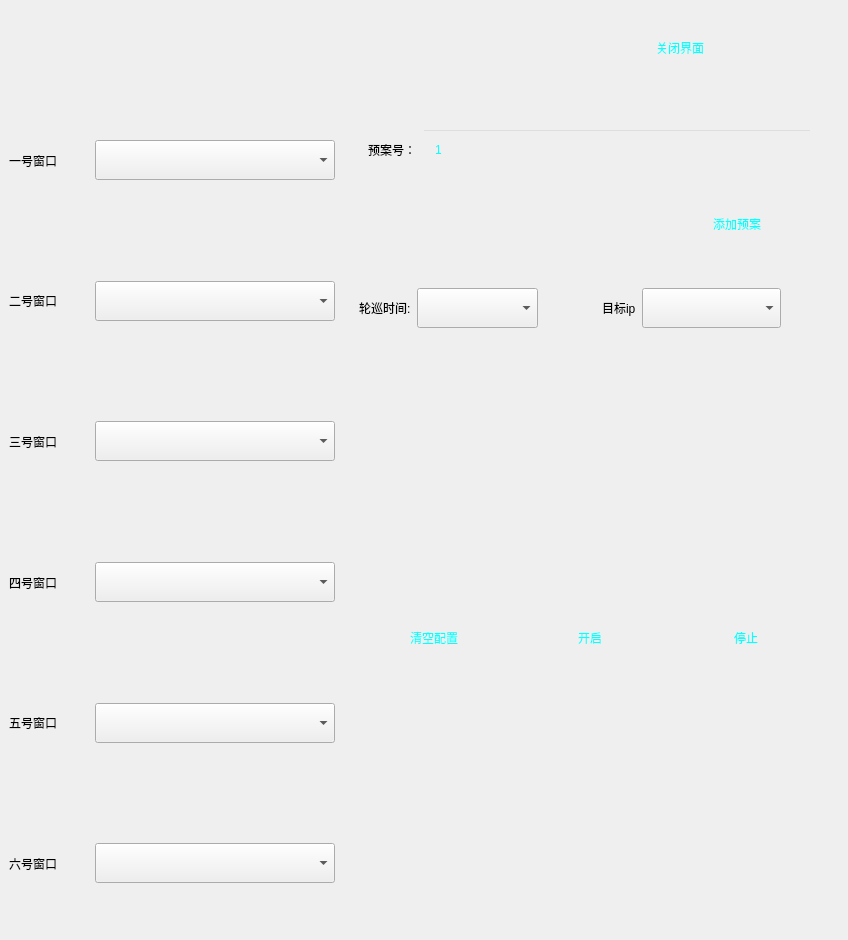
<?xml version="1.0" encoding="UTF-8"?>
<ui version="4.0">
 <class>Cyclic</class>
 <widget class="QWidget" name="Cyclic">
  <property name="geometry">
   <rect>
    <x>0</x>
    <y>0</y>
    <width>848</width>
    <height>940</height>
   </rect>
  </property>
  <property name="windowTitle">
   <string>Cyclic</string>
  </property>
  <property name="styleSheet">
   <string notr="true"/>
  </property>
  <layout class="QVBoxLayout" name="verticalLayout_5">
   <property name="leftMargin">
    <number>0</number>
   </property>
   <property name="topMargin">
    <number>0</number>
   </property>
   <property name="rightMargin">
    <number>0</number>
   </property>
   <property name="bottomMargin">
    <number>0</number>
   </property>
   <item>
    <widget class="QWidget" name="widget_main" native="true">
     <property name="styleSheet">
      <string notr="true">QWidget#widget_main{ border-image: url(:/new/prefix1/other/image/ScienceImage/Home_border.png);}</string>
     </property>
     <layout class="QVBoxLayout" name="verticalLayout_4">
      <item>
       <widget class="QWidget" name="widget_2" native="true">
        <layout class="QHBoxLayout" name="horizontalLayout">
         <property name="leftMargin">
          <number>0</number>
         </property>
         <item>
          <spacer name="horizontalSpacer">
           <property name="orientation">
            <enum>Qt::Horizontal</enum>
           </property>
           <property name="sizeHint" stdset="0">
            <size>
             <width>761</width>
             <height>20</height>
            </size>
           </property>
          </spacer>
         </item>
         <item>
          <widget class="QPushButton" name="pushButton_5">
           <property name="minimumSize">
            <size>
             <width>300</width>
             <height>60</height>
            </size>
           </property>
           <property name="styleSheet">
            <string notr="true"> QPushButton{
	background:transparent;
	font-family:&quot;Microsoft YaHei&quot;;
	font-size:12px;
	color:#06FFFF;
	border:0 px;
	min-height:60px;
	min-width:300px;
	border-image:url(:/new/prefix1/other/image/ScienceImage/_YingGuang.png);
}
 QPushButton:pressed{
	background:transparent;
	border-image:url(:/new/prefix1/other/image/ScienceImage/_YingGuang_Pressed.png);
}
</string>
           </property>
           <property name="text">
            <string>关闭界面</string>
           </property>
          </widget>
         </item>
        </layout>
       </widget>
      </item>
      <item>
       <widget class="QWidget" name="widget_8" native="true">
        <property name="styleSheet">
         <string notr="true"> QPushButton{
	background:transparent;
	font-family:&quot;Microsoft YaHei&quot;;
	font-size:12px;
	color:#06FFFF;
	border:0 px;
	min-height:40px;
	min-width:150px;
	border-image:url(:/new/prefix1/other/image/ScienceImage/_YingGuang.png);
}
 QPushButton:pressed{
	background:transparent;
	border-image:url(:/new/prefix1/other/image/ScienceImage/_YingGuang_Pressed.png);
}
</string>
        </property>
        <layout class="QHBoxLayout" name="horizontalLayout_5" stretch="1,1">
         <property name="leftMargin">
          <number>0</number>
         </property>
         <property name="topMargin">
          <number>0</number>
         </property>
         <property name="rightMargin">
          <number>0</number>
         </property>
         <property name="bottomMargin">
          <number>0</number>
         </property>
         <item>
          <widget class="QWidget" name="widget" native="true">
           <layout class="QVBoxLayout" name="verticalLayout">
            <property name="leftMargin">
             <number>0</number>
            </property>
            <property name="topMargin">
             <number>0</number>
            </property>
            <property name="rightMargin">
             <number>0</number>
            </property>
            <property name="bottomMargin">
             <number>0</number>
            </property>
            <item>
             <widget class="QWidget" name="widget_9" native="true">
              <layout class="QHBoxLayout" name="horizontalLayout_6" stretch="1,3">
               <property name="leftMargin">
                <number>0</number>
               </property>
               <property name="topMargin">
                <number>0</number>
               </property>
               <property name="rightMargin">
                <number>0</number>
               </property>
               <property name="bottomMargin">
                <number>0</number>
               </property>
               <item>
                <widget class="QLabel" name="label_2">
                 <property name="minimumSize">
                  <size>
                   <width>0</width>
                   <height>40</height>
                  </size>
                 </property>
                 <property name="text">
                  <string>一号窗口</string>
                 </property>
                </widget>
               </item>
               <item>
                <widget class="QComboBox" name="comboBox">
                 <property name="minimumSize">
                  <size>
                   <width>50</width>
                   <height>40</height>
                  </size>
                 </property>
                </widget>
               </item>
              </layout>
             </widget>
            </item>
            <item>
             <widget class="QWidget" name="widget_10" native="true">
              <layout class="QHBoxLayout" name="horizontalLayout_7" stretch="1,3">
               <property name="leftMargin">
                <number>0</number>
               </property>
               <property name="topMargin">
                <number>0</number>
               </property>
               <property name="rightMargin">
                <number>0</number>
               </property>
               <property name="bottomMargin">
                <number>0</number>
               </property>
               <item>
                <widget class="QLabel" name="label_3">
                 <property name="minimumSize">
                  <size>
                   <width>0</width>
                   <height>40</height>
                  </size>
                 </property>
                 <property name="text">
                  <string>二号窗口</string>
                 </property>
                </widget>
               </item>
               <item>
                <widget class="QComboBox" name="comboBox_2">
                 <property name="minimumSize">
                  <size>
                   <width>50</width>
                   <height>40</height>
                  </size>
                 </property>
                </widget>
               </item>
              </layout>
             </widget>
            </item>
            <item>
             <widget class="QWidget" name="widget_11" native="true">
              <layout class="QHBoxLayout" name="horizontalLayout_8" stretch="1,3">
               <property name="leftMargin">
                <number>0</number>
               </property>
               <property name="topMargin">
                <number>0</number>
               </property>
               <property name="rightMargin">
                <number>0</number>
               </property>
               <property name="bottomMargin">
                <number>0</number>
               </property>
               <item>
                <widget class="QLabel" name="label_4">
                 <property name="minimumSize">
                  <size>
                   <width>0</width>
                   <height>40</height>
                  </size>
                 </property>
                 <property name="text">
                  <string>三号窗口</string>
                 </property>
                </widget>
               </item>
               <item>
                <widget class="QComboBox" name="comboBox_3">
                 <property name="minimumSize">
                  <size>
                   <width>50</width>
                   <height>40</height>
                  </size>
                 </property>
                </widget>
               </item>
              </layout>
             </widget>
            </item>
            <item>
             <widget class="QWidget" name="widget_12" native="true">
              <layout class="QHBoxLayout" name="horizontalLayout_9" stretch="1,3">
               <property name="leftMargin">
                <number>0</number>
               </property>
               <property name="topMargin">
                <number>0</number>
               </property>
               <property name="rightMargin">
                <number>0</number>
               </property>
               <property name="bottomMargin">
                <number>0</number>
               </property>
               <item>
                <widget class="QLabel" name="label_5">
                 <property name="text">
                  <string>四号窗口</string>
                 </property>
                </widget>
               </item>
               <item>
                <widget class="QComboBox" name="comboBox_4">
                 <property name="minimumSize">
                  <size>
                   <width>50</width>
                   <height>40</height>
                  </size>
                 </property>
                </widget>
               </item>
              </layout>
             </widget>
            </item>
            <item>
             <widget class="QWidget" name="widget_13" native="true">
              <layout class="QHBoxLayout" name="horizontalLayout_10" stretch="1,3">
               <property name="leftMargin">
                <number>0</number>
               </property>
               <property name="topMargin">
                <number>0</number>
               </property>
               <property name="rightMargin">
                <number>0</number>
               </property>
               <property name="bottomMargin">
                <number>0</number>
               </property>
               <item>
                <widget class="QLabel" name="label_6">
                 <property name="minimumSize">
                  <size>
                   <width>0</width>
                   <height>40</height>
                  </size>
                 </property>
                 <property name="text">
                  <string>五号窗口</string>
                 </property>
                </widget>
               </item>
               <item>
                <widget class="QComboBox" name="comboBox_5">
                 <property name="minimumSize">
                  <size>
                   <width>50</width>
                   <height>40</height>
                  </size>
                 </property>
                </widget>
               </item>
              </layout>
             </widget>
            </item>
            <item>
             <widget class="QWidget" name="widget_14" native="true">
              <layout class="QHBoxLayout" name="horizontalLayout_11" stretch="1,3">
               <property name="leftMargin">
                <number>0</number>
               </property>
               <property name="topMargin">
                <number>0</number>
               </property>
               <property name="rightMargin">
                <number>0</number>
               </property>
               <property name="bottomMargin">
                <number>0</number>
               </property>
               <item>
                <widget class="QLabel" name="label_7">
                 <property name="minimumSize">
                  <size>
                   <width>0</width>
                   <height>40</height>
                  </size>
                 </property>
                 <property name="text">
                  <string>六号窗口</string>
                 </property>
                </widget>
               </item>
               <item>
                <widget class="QComboBox" name="comboBox_6">
                 <property name="minimumSize">
                  <size>
                   <width>50</width>
                   <height>40</height>
                  </size>
                 </property>
                </widget>
               </item>
              </layout>
             </widget>
            </item>
           </layout>
          </widget>
         </item>
         <item>
          <widget class="QWidget" name="widget_7" native="true">
           <layout class="QVBoxLayout" name="verticalLayout_3">
            <item>
             <widget class="QWidget" name="widget_6" native="true">
              <layout class="QVBoxLayout" name="verticalLayout_2">
               <item>
                <widget class="QWidget" name="widget_3" native="true">
                 <layout class="QHBoxLayout" name="horizontalLayout_2">
                  <item>
                   <widget class="QLabel" name="label">
                    <property name="minimumSize">
                     <size>
                      <width>0</width>
                      <height>60</height>
                     </size>
                    </property>
                    <property name="text">
                     <string>预案号：</string>
                    </property>
                   </widget>
                  </item>
                  <item>
                   <widget class="QLineEdit" name="lineEdit">
                    <property name="minimumSize">
                     <size>
                      <width>170</width>
                      <height>40</height>
                     </size>
                    </property>
                    <property name="styleSheet">
                     <string notr="true">QLineEdit{
	background:transparent;
	font-family:&quot;Microsoft YaHei&quot;;
	font-size:12px;
	color:#06FFFF;
	border-image:url(&quot;:/new/prefix1/other/image/ScienceImage/Juxing_Xinhao1.png&quot;);
	min-height:40px;
	min-width:160px;
	padding-left:10px;
}</string>
                    </property>
                    <property name="text">
                     <string>1</string>
                    </property>
                   </widget>
                  </item>
                 </layout>
                </widget>
               </item>
               <item>
                <widget class="QWidget" name="widget_4" native="true">
                 <layout class="QHBoxLayout" name="horizontalLayout_3">
                  <item>
                   <spacer name="horizontalSpacer_2">
                    <property name="orientation">
                     <enum>Qt::Horizontal</enum>
                    </property>
                    <property name="sizeHint" stdset="0">
                     <size>
                      <width>259</width>
                      <height>20</height>
                     </size>
                    </property>
                   </spacer>
                  </item>
                  <item>
                   <widget class="QPushButton" name="pushButton_2">
                    <property name="minimumSize">
                     <size>
                      <width>150</width>
                      <height>40</height>
                     </size>
                    </property>
                    <property name="text">
                     <string>添加预案</string>
                    </property>
                   </widget>
                  </item>
                 </layout>
                </widget>
               </item>
              </layout>
             </widget>
            </item>
            <item>
             <widget class="QWidget" name="widget_15" native="true">
              <layout class="QHBoxLayout" name="horizontalLayout_12">
               <property name="leftMargin">
                <number>0</number>
               </property>
               <property name="topMargin">
                <number>0</number>
               </property>
               <property name="rightMargin">
                <number>0</number>
               </property>
               <property name="bottomMargin">
                <number>0</number>
               </property>
               <item>
                <widget class="QWidget" name="widget_17" native="true">
                 <property name="minimumSize">
                  <size>
                   <width>0</width>
                   <height>80</height>
                  </size>
                 </property>
                 <layout class="QHBoxLayout" name="horizontalLayout_13" stretch="0,1,0">
                  <item>
                   <widget class="QLabel" name="label_9">
                    <property name="text">
                     <string>轮巡时间:</string>
                    </property>
                   </widget>
                  </item>
                  <item>
                   <widget class="QComboBox" name="comboBox_8">
                    <property name="minimumSize">
                     <size>
                      <width>120</width>
                      <height>40</height>
                     </size>
                    </property>
                   </widget>
                  </item>
                  <item>
                   <spacer name="horizontalSpacer_9">
                    <property name="orientation">
                     <enum>Qt::Horizontal</enum>
                    </property>
                    <property name="sizeHint" stdset="0">
                     <size>
                      <width>40</width>
                      <height>20</height>
                     </size>
                    </property>
                   </spacer>
                  </item>
                 </layout>
                </widget>
               </item>
               <item>
                <widget class="QWidget" name="widget_19" native="true">
                 <property name="minimumSize">
                  <size>
                   <width>0</width>
                   <height>80</height>
                  </size>
                 </property>
                 <layout class="QHBoxLayout" name="horizontalLayout_15" stretch="0,1,0">
                  <item>
                   <widget class="QLabel" name="label_11">
                    <property name="text">
                     <string>目标ip</string>
                    </property>
                   </widget>
                  </item>
                  <item>
                   <widget class="QComboBox" name="comboBox_10">
                    <property name="minimumSize">
                     <size>
                      <width>120</width>
                      <height>40</height>
                     </size>
                    </property>
                   </widget>
                  </item>
                  <item>
                   <spacer name="horizontalSpacer_13">
                    <property name="orientation">
                     <enum>Qt::Horizontal</enum>
                    </property>
                    <property name="sizeHint" stdset="0">
                     <size>
                      <width>40</width>
                      <height>20</height>
                     </size>
                    </property>
                   </spacer>
                  </item>
                 </layout>
                </widget>
               </item>
              </layout>
             </widget>
            </item>
            <item>
             <spacer name="verticalSpacer">
              <property name="orientation">
               <enum>Qt::Vertical</enum>
              </property>
              <property name="sizeHint" stdset="0">
               <size>
                <width>20</width>
                <height>9</height>
               </size>
              </property>
             </spacer>
            </item>
            <item>
             <widget class="QWidget" name="widget_5" native="true">
              <layout class="QHBoxLayout" name="horizontalLayout_4">
               <item>
                <spacer name="horizontalSpacer_3">
                 <property name="orientation">
                  <enum>Qt::Horizontal</enum>
                 </property>
                 <property name="sizeHint" stdset="0">
                  <size>
                   <width>40</width>
                   <height>20</height>
                  </size>
                 </property>
                </spacer>
               </item>
               <item>
                <widget class="QPushButton" name="pushButton">
                 <property name="minimumSize">
                  <size>
                   <width>150</width>
                   <height>40</height>
                  </size>
                 </property>
                 <property name="styleSheet">
                  <string notr="true"/>
                 </property>
                 <property name="text">
                  <string>清空配置</string>
                 </property>
                </widget>
               </item>
               <item>
                <widget class="QPushButton" name="pushButton_3">
                 <property name="minimumSize">
                  <size>
                   <width>150</width>
                   <height>40</height>
                  </size>
                 </property>
                 <property name="text">
                  <string>开启</string>
                 </property>
                </widget>
               </item>
               <item>
                <widget class="QPushButton" name="pushButton_4">
                 <property name="minimumSize">
                  <size>
                   <width>150</width>
                   <height>40</height>
                  </size>
                 </property>
                 <property name="text">
                  <string>停止</string>
                 </property>
                </widget>
               </item>
              </layout>
             </widget>
            </item>
            <item>
             <spacer name="verticalSpacer_2">
              <property name="orientation">
               <enum>Qt::Vertical</enum>
              </property>
              <property name="sizeHint" stdset="0">
               <size>
                <width>20</width>
                <height>40</height>
               </size>
              </property>
             </spacer>
            </item>
           </layout>
          </widget>
         </item>
        </layout>
       </widget>
      </item>
     </layout>
    </widget>
   </item>
  </layout>
 </widget>
 <resources/>
 <connections/>
</ui>
